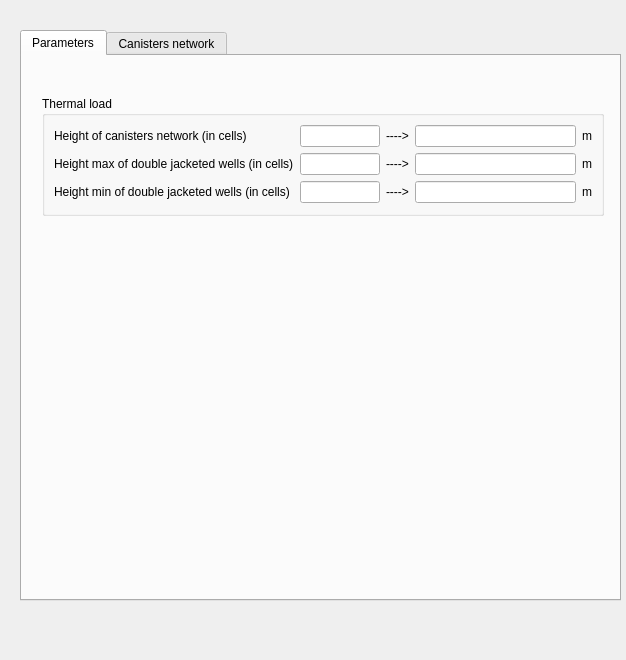
<ui version="4.0" >
 <class>MatisseNetworkForm</class>
 <widget class="QWidget" name="MatisseNetworkForm" >
  <property name="geometry" >
   <rect>
    <x>0</x>
    <y>0</y>
    <width>626</width>
    <height>660</height>
   </rect>
  </property>
  <property name="windowTitle" >
   <string>Form</string>
  </property>
  <widget class="QTabWidget" name="tabWidget" >
   <property name="geometry" >
    <rect>
     <x>20</x>
     <y>30</y>
     <width>601</width>
     <height>571</height>
    </rect>
   </property>
   <property name="currentIndex" >
    <number>0</number>
   </property>
   <widget class="QWidget" name="tab" >
    <attribute name="title" >
     <string>Parameters</string>
    </attribute>
    <widget class="QGroupBox" name="groupBox" >
     <property name="geometry" >
      <rect>
       <x>20</x>
       <y>40</y>
       <width>562</width>
       <height>120</height>
      </rect>
     </property>
     <property name="title" >
      <string>Thermal load</string>
     </property>
     <layout class="QGridLayout" >
      <item row="0" column="0" >
       <layout class="QGridLayout" >
        <item row="0" column="0" >
         <widget class="QLabel" name="label_1" >
          <property name="text" >
           <string>Height of canisters network (in cells)</string>
          </property>
         </widget>
        </item>
        <item row="0" column="1" >
         <widget class="QLineEdit" name="lineEdit_hreso1" >
          <property name="maximumSize" >
           <size>
            <width>80</width>
            <height>16777215</height>
           </size>
          </property>
         </widget>
        </item>
        <item row="0" column="2" >
         <widget class="QLabel" name="labelTo_1" >
          <property name="text" >
           <string>----></string>
          </property>
         </widget>
        </item>
        <item row="0" column="3" >
         <widget class="QLineEdit" name="lineEdit2_1" />
        </item>
        <item row="0" column="4" >
         <widget class="QLabel" name="labelUnit_1" >
          <property name="text" >
           <string>m</string>
          </property>
         </widget>
        </item>
        <item row="1" column="0" >
         <widget class="QLabel" name="label_2" >
          <property name="text" >
           <string>Height max of double jacketed wells (in cells)</string>
          </property>
         </widget>
        </item>
        <item row="1" column="1" >
         <widget class="QLineEdit" name="lineEdit_hreso2" >
          <property name="maximumSize" >
           <size>
            <width>80</width>
            <height>16777215</height>
           </size>
          </property>
         </widget>
        </item>
        <item row="1" column="2" >
         <widget class="QLabel" name="labelTo_2" >
          <property name="text" >
           <string>----></string>
          </property>
         </widget>
        </item>
        <item row="1" column="3" >
         <widget class="QLineEdit" name="lineEdit2_2" />
        </item>
        <item row="1" column="4" >
         <widget class="QLabel" name="labelUnit_2" >
          <property name="text" >
           <string>m</string>
          </property>
         </widget>
        </item>
        <item row="2" column="0" >
         <widget class="QLabel" name="label_3" >
          <property name="text" >
           <string>Height min of double jacketed wells (in cells)</string>
          </property>
         </widget>
        </item>
        <item row="2" column="2" >
         <widget class="QLabel" name="labelTo_3" >
          <property name="text" >
           <string>----></string>
          </property>
         </widget>
        </item>
        <item row="2" column="3" >
         <widget class="QLineEdit" name="lineEdit2_3" />
        </item>
        <item row="2" column="4" >
         <widget class="QLabel" name="labelUnit_3" >
          <property name="text" >
           <string>m</string>
          </property>
         </widget>
        </item>
        <item row="2" column="1" >
         <widget class="QLineEdit" name="lineEdit_hplen" >
          <property name="maximumSize" >
           <size>
            <width>80</width>
            <height>16777215</height>
           </size>
          </property>
         </widget>
        </item>
       </layout>
      </item>
     </layout>
    </widget>
   </widget>
   <widget class="QWidget" name="tab_2" >
    <attribute name="title" >
     <string>Canisters network</string>
    </attribute>
    <widget class="QTabWidget" name="tabWidget_2" >
     <property name="geometry" >
      <rect>
       <x>20</x>
       <y>20</y>
       <width>551</width>
       <height>501</height>
      </rect>
     </property>
     <property name="currentIndex" >
      <number>0</number>
     </property>
     <widget class="QWidget" name="tab_3" >
      <attribute name="title" >
       <string>Line</string>
      </attribute>
      <widget class="MatisseCustomView" native="1" name="widgetLine" >
       <property name="geometry" >
        <rect>
         <x>10</x>
         <y>10</y>
         <width>521</width>
         <height>451</height>
        </rect>
       </property>
      </widget>
     </widget>
     <widget class="QWidget" name="tab_4" >
      <attribute name="title" >
       <string>Row</string>
      </attribute>
      <widget class="MatisseCustomView" native="1" name="widgetRow" >
       <property name="geometry" >
        <rect>
         <x>20</x>
         <y>20</y>
         <width>511</width>
         <height>441</height>
        </rect>
       </property>
      </widget>
     </widget>
    </widget>
   </widget>
  </widget>
 </widget>
 <customwidgets>
  <customwidget>
   <class>MatisseCustomView</class>
   <extends>QWidget</extends>
   <header>MatisseCustomView.h</header>
   <container>1</container>
  </customwidget>
 </customwidgets>
 <resources/>
 <connections/>
</ui>
